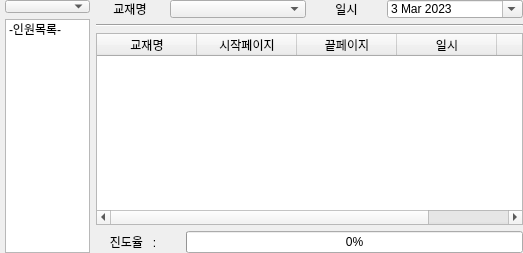
        <widget class="QWidget" name="tab_4">
         <attribute name="title">
          <string>진도관리</string>
         </attribute>
         <layout class="QGridLayout" name="gridLayout_9">
          <property name="leftMargin">
           <number>5</number>
          </property>
          <property name="topMargin">
           <number>0</number>
          </property>
          <property name="rightMargin">
           <number>0</number>
          </property>
          <property name="bottomMargin">
           <number>0</number>
          </property>
          <item row="0" column="0">
           <layout class="QHBoxLayout" name="horizontalLayout_5" stretch="1,5">
            <item>
             <layout class="QVBoxLayout" name="verticalLayout_10" stretch="1,18">
              <item>
               <widget class="QComboBox" name="comboStudentList2">
                <property name="sizePolicy">
                 <sizepolicy hsizetype="Ignored" vsizetype="Ignored">
                  <horstretch>0</horstretch>
                  <verstretch>0</verstretch>
                 </sizepolicy>
                </property>
               </widget>
              </item>
              <item>
               <widget class="QListWidget" name="listWidget2">
                <item>
                 <property name="text">
                  <string>-인원목록-</string>
                 </property>
                </item>
               </widget>
              </item>
             </layout>
            </item>
            <item>
             <layout class="QHBoxLayout" name="horizontalLayout_7" stretch="5">
              <item>
               <layout class="QVBoxLayout" name="verticalLayout_12" stretch="1,1,20,1">
                <item>
                 <layout class="QHBoxLayout" name="horizontalLayout_8" stretch="1,2,1,2">
                  <item>
                   <widget class="QLabel" name="label_48">
                    <property name="text">
                     <string>교재명</string>
                    </property>
                    <property name="alignment">
                     <set>Qt::AlignCenter</set>
                    </property>
                   </widget>
                  </item>
                  <item>
                   <widget class="QComboBox" name="comboSchool">
                    <property name="sizePolicy">
                     <sizepolicy hsizetype="Ignored" vsizetype="Ignored">
                      <horstretch>0</horstretch>
                      <verstretch>0</verstretch>
                     </sizepolicy>
                    </property>
                   </widget>
                  </item>
                  <item>
                   <widget class="QLabel" name="label_51">
                    <property name="text">
                     <string>일시</string>
                    </property>
                    <property name="alignment">
                     <set>Qt::AlignCenter</set>
                    </property>
                   </widget>
                  </item>
                  <item>
                   <widget class="QDateEdit" name="dateEdit2">
                    <property name="sizePolicy">
                     <sizepolicy hsizetype="Ignored" vsizetype="Ignored">
                      <horstretch>0</horstretch>
                      <verstretch>0</verstretch>
                     </sizepolicy>
                    </property>
                    <property name="dateTime">
                     <datetime>
                      <hour>0</hour>
                      <minute>0</minute>
                      <second>0</second>
                      <year>2023</year>
                      <month>3</month>
                      <day>3</day>
                     </datetime>
                    </property>
                    <property name="currentSection">
                     <enum>QDateTimeEdit::DaySection</enum>
                    </property>
                    <property name="calendarPopup">
                     <bool>true</bool>
                    </property>
                   </widget>
                  </item>
                 </layout>
                </item>
                <item>
                 <widget class="Line" name="line_3">
                  <property name="orientation">
                   <enum>Qt::Horizontal</enum>
                  </property>
                 </widget>
                </item>
                <item>
                 <widget class="QTableWidget" name="tableWidget2">
                  <column>
                   <property name="text">
                    <string>교재명</string>
                   </property>
                  </column>
                  <column>
                   <property name="text">
                    <string>시작페이지</string>
                   </property>
                  </column>
                  <column>
                   <property name="text">
                    <string>끝페이지</string>
                   </property>
                  </column>
                  <column>
                   <property name="text">
                    <string>일시</string>
                   </property>
                  </column>
                  <column>
                   <property name="text">
                    <string>비고</string>
                   </property>
                  </column>
                 </widget>
                </item>
                <item>
                 <layout class="QHBoxLayout" name="horizontalLayout_9" stretch="2,8">
                  <item>
                   <widget class="QLabel" name="label_52">
                    <property name="text">
                     <string>진도율   :   </string>
                    </property>
                    <property name="alignment">
                     <set>Qt::AlignCenter</set>
                    </property>
                   </widget>
                  </item>
                  <item>
                   <widget class="QProgressBar" name="progressBar">
                    <property name="value">
                     <number>0</number>
                    </property>
                   </widget>
                  </item>
                 </layout>
                </item>
               </layout>
              </item>
             </layout>
            </item>
           </layout>
          </item>
         </layout>
        </widget>
